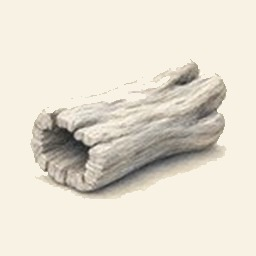
#> input picture assets/objets/bois-1.jpg, 256 x 256 px, found by its file name; its folder holds only this picture in this run
$ python controle_icones.py
#> lines starting #> are read from the running program, lines starting #| are printed output that depends on the picture
# QA audit of existing icons: planche 6xN + background/saturation checks.
import os
from PIL import Image, ImageDraw

ROOT = r"E:\mergecontinu\assets\objets"
OUT = r"C:\Users\Isl4m\AppData\Local\Temp\opencode\planche_controle.png"

ORDER = []
for chain in ("bois", "ferme", "forge", "tissu", "ceramique"):
    for lvl in range(1, 7):
        ORDER.append("%s-%d" % (chain, lvl))
for gen in ("bois", "ferme", "forge", "tissu", "ceramique"):
    ORDER.append("gen-" + gen)

CREME = (248, 242, 228)

def bg_color(im):
    return im.getpixel((2, 2))

def uniform(im, fond, tol=20):
    w, h = im.size
    pts = [(1, 1), (w - 2, 1), (1, h - 2), (w - 2, h - 2), (2, 2), (w//2, 1), (w//2, h-2), (1, h//2), (w-2, h//2)]
    worst = 0
    for (x, y) in pts:
        p = im.getpixel((x, y))
        d = max(abs(p[i] - fond[i]) for i in range(3))
        worst = max(worst, d)
    return worst <= tol

def saturation_mean(im, fond, tol=26):
    hsv = im.convert("HSV")
    px = hsv.load()
    w, h = im.size
    tot, n = 0.0, 0
    for y in range(4, h - 4, 2):
        for x in range(4, w - 4, 2):
            p = im.getpixel((x, y))
            if max(abs(p[i] - fond[i]) for i in range(3)) > tol:
                tot += px[x, y][1] / 255.0
                n += 1
    return (tot / n) if n else 0.0

TUILE, LEGENDE, COLS = 200, 26, 6
rows = -(-len(ORDER) // COLS)
planche = Image.new("RGB", (COLS * TUILE, rows * (TUILE + LEGENDE)), CREME)
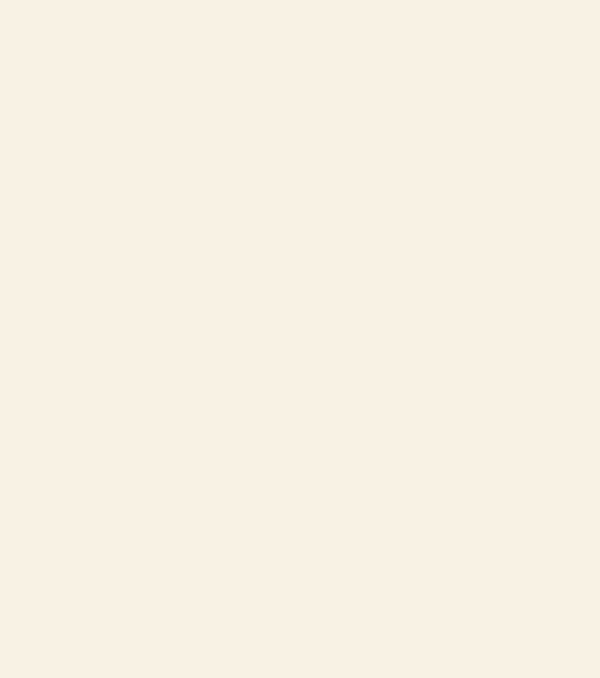
#> planche: PIL image 1200x1356 RGB (shown at 1/2 size); mean R, G, B 248, 242, 228
d = ImageDraw.Draw(planche)

print("icon            | bg rgb          | bord uniforme | sat. moyenne | QA")
print("----------------|-----------------|---------------|--------------|----")
issues = []
for idx, key in enumerate(ORDER):
    path = os.path.join(ROOT, key + ".jpg")
    if not os.path.exists(path):
        print("%-15s | MANQUANT" % key)
        issues.append((key, "manquant"))
        continue
    im = Image.open(path).convert("RGB")
#> im is the input picture: PIL image 256x256 RGB; mean R, G, B 228.9, 222.6, 209.1
    if im.size != (256, 256):
        print("%-15s | TAILLE %s" % (key, im.size))
    fond = bg_color(im)
#> fond = (248, 242, 228)
    uni = uniform(im, fond)
#> uni = True
    sat = saturation_mean(im, fond)
#> in saturation_mean, `hsv = im.convert("HSV")`: hsv: PIL image 256x256 HSV; mean H, S, V 28.8, 21.9, 228.9
#> after the loop in saturation_mean, `for y in range(4, h - 4, 2):`: n = 3750; tot = 403.7
#> sat = 0.108
    sat_pv = "OK" if sat <= 0.85 else "SATUREE"
#> sat_pv = 'OK'
    uni_pv = "OK" if uni else "NON-UNI"
#> uni_pv = 'OK'
    ecarts = []
    if not uni:
        ecarts.append("fond non uniforme")
    if sat > 0.85:
        ecarts.append("trop saturée (%.0f%%)" % (sat * 100))
    v = "OK" if not ecarts else "/".join(ecarts)
    print("%-15s | %3d %3d %3d      | %-13s | %.0f%%          | %s" % (key, fond[0], fond[1], fond[2], uni_pv, sat * 100, v))
#| bois-1          | 248 242 228      | OK            | 11%          | OK
    if ecarts:
        issues.append((key, v))

    x = (idx % COLS) * TUILE
    y = (idx // COLS) * (TUILE + LEGENDE)
    planche.paste(im.resize((TUILE, TUILE), Image.LANCZOS), (x, y))
    d.text((x + 5, y + TUILE + 6), key, fill=(74, 58, 40))

planche.save(OUT) if False else None  # written below at full size
planche.save(OUT)
print()
print("problemes:", len(issues))
for k, v in issues:
    print("  -", k, ":", v)
